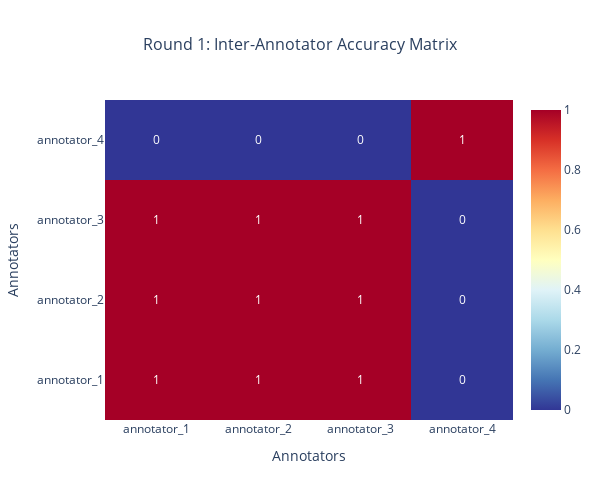

The notebook cell saved with this chart:
### Code cell
# =============================================================================
# INDIVIDUAL VISUALIZATIONS WITH PLOTLY
# =============================================================================

# 1. Round 1 Accuracy Heatmap
print("1. Round 1: Accuracy Matrix")
fig1 = go.Figure(data=go.Heatmap(z=accuracy_matrix_r1.values, x=accuracy_matrix_r1.columns, y=accuracy_matrix_r1.index, colorscale="RdYlBu_r", zmin=0, zmax=1, text=accuracy_matrix_r1.round(3).values, texttemplate="%{text}", textfont={"size": 12}, showscale=True))

fig1.update_layout(title={"text": "Round 1: Inter-Annotator Accuracy Matrix", "x": 0.5, "font": {"size": 16}}, xaxis_title="Annotators", yaxis_title="Annotators", height=500, width=600)

fig1.show()

### Figure 1 — Plotly figure (JSON) as saved in the notebook; plotly's stock layout.template omitted (floating-point values rounded to 4 significant figures)
{"data": [{"colorscale": [[0, "rgb(49,54,149)"], [0.1, "rgb(69,117,180)"], [0.2, "rgb(116,173,209)"], [0.3, "rgb(171,217,233)"], [0.4, "rgb(224,243,248)"], [0.5, "rgb(255,255,191)"], [0.6, "rgb(254,224,144)"], [0.7, "rgb(253,174,97)"], [0.8, "rgb(244,109,67)"], [0.9, "rgb(215,48,39)"], [1, "rgb(165,0,38)"]], "showscale": true, "text": [[1.0, 1.0, 1.0, 0.0], [1.0, 1.0, 1.0, 0.0], [1.0, 1.0, 1.0, 0.0], [0.0, 0.0, 0.0, 1.0]], "textfont": {"size": 12}, "texttemplate": "%{text}", "type": "heatmap", "x": ["annotator_1", "annotator_2", "annotator_3", "annotator_4"], "y": ["annotator_1", "annotator_2", "annotator_3", "annotator_4"], "z": [[1.0, 1.0, 1.0, 0.0], [1.0, 1.0, 1.0, 0.0], [1.0, 1.0, 1.0, 0.0], [0.0, 0.0, 0.0, 1.0]], "zmax": 1, "zmin": 0}], "layout": {"height": 500, "title": {"font": {"size": 16}, "text": "Round 1: Inter-Annotator Accuracy Matrix", "x": 0.5}, "width": 600, "xaxis": {"title": {"text": "Annotators"}}, "yaxis": {"title": {"text": "Annotators"}}}}
